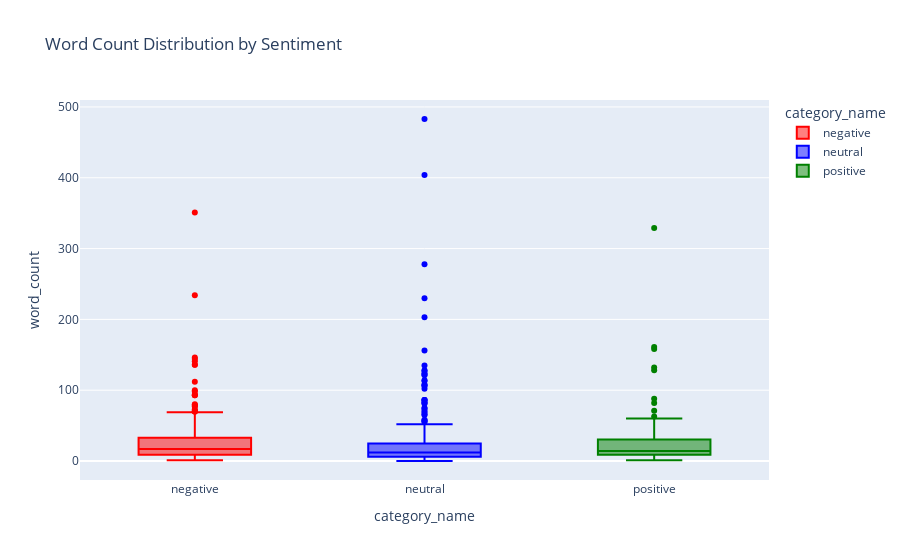

Write notebook code for a chart like this one.
### Code cell
# Word count distribution by sentiment
fig = px.box(X, x='category_name', y='word_count', 
             title='Word Count Distribution by Sentiment',
             color='category_name',
             color_discrete_map={'positive': 'green', 'neutral': 'blue', 'negative': 'red'})
fig.show()

### Figure 1 — Plotly figure (JSON) as saved in the notebook; plotly's stock layout.template omitted (floating-point values rounded to 4 significant figures; data arrays with more than 128 entries replaced by an {"elided": "..."} marker saying what was removed)
{"data": [{"alignmentgroup": "True", "hovertemplate": "category_name=%{x}<br>word_count=%{y}<extra></extra>", "legendgroup": "negative", "marker": {"color": "red"}, "name": "negative", "notched": false, "offsetgroup": "negative", "orientation": "v", "showlegend": true, "type": "box", "x": {"elided": "315 str values"}, "x0": " ", "xaxis": "x", "y": {"elided": "315 int values"}, "y0": " ", "yaxis": "y"}, {"alignmentgroup": "True", "hovertemplate": "category_name=%{x}<br>word_count=%{y}<extra></extra>", "legendgroup": "neutral", "marker": {"color": "blue"}, "name": "neutral", "notched": false, "offsetgroup": "neutral", "orientation": "v", "showlegend": true, "type": "box", "x": {"elided": "399 str values"}, "x0": " ", "xaxis": "x", "y": {"elided": "399 int values"}, "y0": " ", "yaxis": "y"}, {"alignmentgroup": "True", "hovertemplate": "category_name=%{x}<br>word_count=%{y}<extra></extra>", "legendgroup": "positive", "marker": {"color": "green"}, "name": "positive", "notched": false, "offsetgroup": "positive", "orientation": "v", "showlegend": true, "type": "box", "x": ["positive", "positive", "positive", "positive", "positive", "positive", "positive", "positive", "positive", "positive", "positive", "positive", "positive", "positive", "positive", "positive", "positive", "positive", "positive", "positive", "positive", "positive", "positive", "positive", "positive", "positive", "positive", "positive", "positive", "positive", "positive", "positive", "positive", "positive", "positive", "positive", "positive", "positive", "positive", "positive", "positive", "positive", "positive", "positive", "positive", "positive", "positive", "positive", "positive", "positive", "positive", "positive", "positive", "positive", "positive", "positive", "positive", "positive", "positive", "positive", "positive", "positive", "positive", "positive", "positive", "positive", "positive", "positive", "positive", "positive", "positive", "positive", "positive", "positive", "positive", "positive", "positive", "positive", "positive", "positive", "positive", "positive", "positive", "positive", "positive", "positive", "positive", "positive", "positive", "positive", "positive", "positive", "positive", "positive", "positive", "positive", "positive", "positive", "positive", "positive", "positive", "positive", "positive", "positive", "positive", "positive", "positive", "positive"], "x0": " ", "xaxis": "x", "y": [158, 37, 14, 15, 10, 49, 8, 12, 11, 20, 12, 10, 54, 5, 29, 31, 27, 26, 1, 24, 329, 59, 52, 5, 2, 30, 4, 8, 11, 18, 161, 4, 132, 5, 12, 30, 27, 21, 3, 32, 34, 9, 30, 41, 55, 11, 33, 1, 5, 12, 1, 8, 5, 128, 6, 15, 4, 8, 44, 6, 9, 10, 13, 60, 16, 25, 16, 20, 15, 71, 12, 63, 31, 21, 2, 23, 7, 10, 15, 10, 82, 57, 88, 12, 11, 9, 15, 11, 11, 58, 9, 12, 14, 5, 15, 11, 13, 22, 20, 31, 2, 14, 10, 8, 32, 3, 17, 9], "y0": " ", "yaxis": "y"}], "layout": {"boxmode": "overlay", "legend": {"title": {"text": "category_name"}, "tracegroupgap": 0}, "title": {"text": "Word Count Distribution by Sentiment"}, "xaxis": {"anchor": "y", "categoryarray": ["negative", "neutral", "positive"], "categoryorder": "array", "domain": [0, 1], "title": {"text": "category_name"}}, "yaxis": {"anchor": "x", "domain": [0, 1], "title": {"text": "word_count"}}}}
